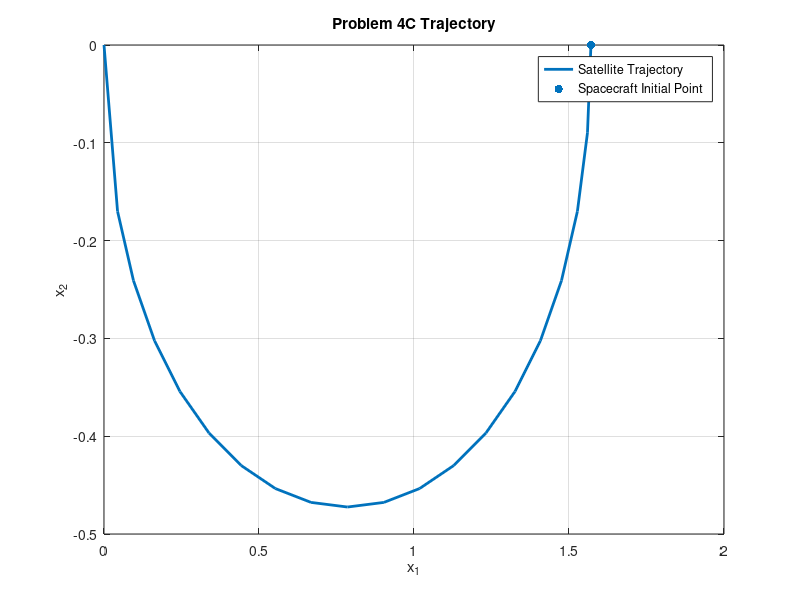
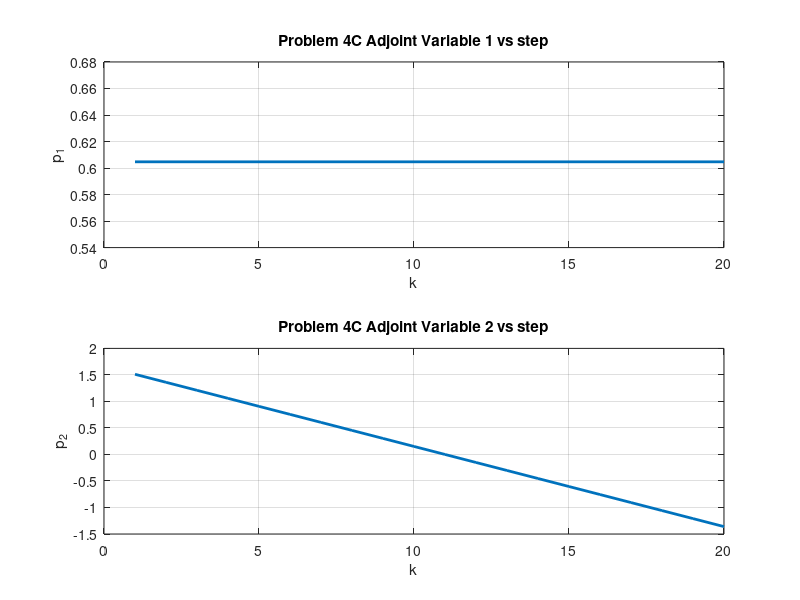
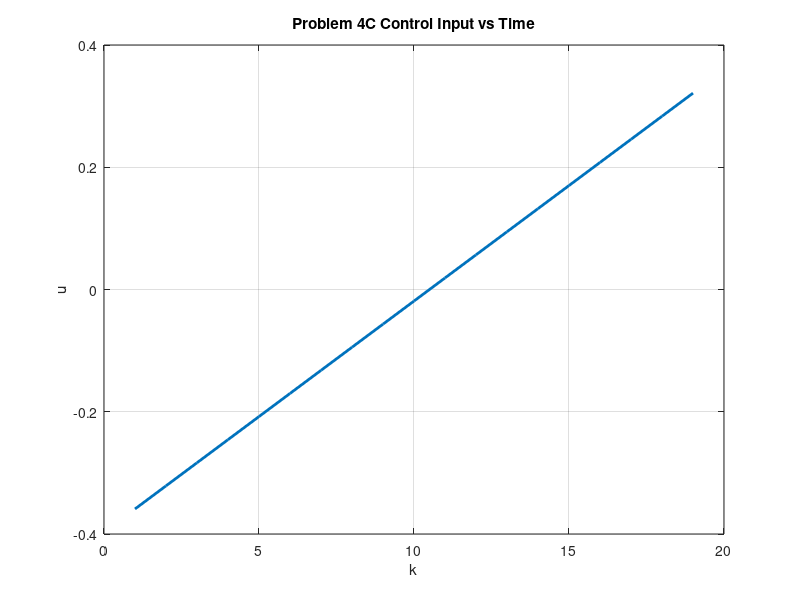

The MATLAB source for these figures, in order:
% Q4 Part c
clear all; close all; clc;
J = 1;
B = 1/J;
% x: theta dot
N = 20;
dT = 0.25;
% terminal constraints
theta_f = 0;
theta_d_f = 0;
xN = [theta_f theta_d_f]';

x0 = [pi/2, 0]';

R = 1;
Q = 0;

A = [0 1; 0 0];
B = [0; 1/J];


% AA = [A B;...
%  zeros(1,length(A)+1) ]
% XX = expm(AA*dT)
% Ad = 
Ad = expm(A*dT)
Bd = (dT*eye(length(A))+A.*(dT^2/2))*B


PHI = [ Ad+Bd*inv(R)*Bd'*inv(Ad)'*Q ,    -Bd*inv(R)*Bd'*inv(Ad)';...
        -Ad'*Q                 ,    inv(Ad)'                 ];
G   = PHI^N;
% p0 = inv(G(1,1))*(xN - G(1,1)*x0);

% [x0; p0]= inv(PHI)*[xN; pN]

p = inv([G(1:2,3:4) zeros(2) ;G(3:4,3:4) -eye(2)])*[-G(1:2,1:2)*x0+xN;-G(3:4,1:2)*x0];
p0 = p(1:2);
pN = p(3:4);
% pk = p0;
% xk = x0;

X = [x0];
P = [p0];
U = [];

for ii=1:1:N-1
    P(:,ii+1) = inv(Ad)'*(P(:,ii) - Q*X(:,ii));
    U(:,ii) = -inv(R)*Bd'*P(:,ii+1);
    X(:,ii+1) = Ad*X(:,ii) + Bd*U(:,ii);
    
end

% P(ii+1) = pN;
X(:,ii+1) = xN;
%%
figure(1)
plot(X(1,:),X(2,:),'LineWidth',2)
hold on
scatter(X(1,1),X(2,1),'filled','r')
xlabel('x_1'); ylabel('x_2'); grid on;
title('Problem 4C Trajectory')
legend('Satellite Trajectory','Spacecraft Initial Point')

figure(2)
subplot(2,1,1)
plot(P(1,:),'LineWidth',2)
xlabel('k'); ylabel('p_1'); grid on;
title('Problem 4C Adjoint Variable 1 vs step')
subplot(2,1,2)
plot(P(2,:),'LineWidth',2)
xlabel('k'); ylabel('p_2'); grid on;
title('Problem 4C Adjoint Variable 2 vs step')

figure(3)
plot(U,'LineWidth',2)
xlabel('k'); ylabel('u'); grid on;
title('Problem 4C Control Input vs Time')
